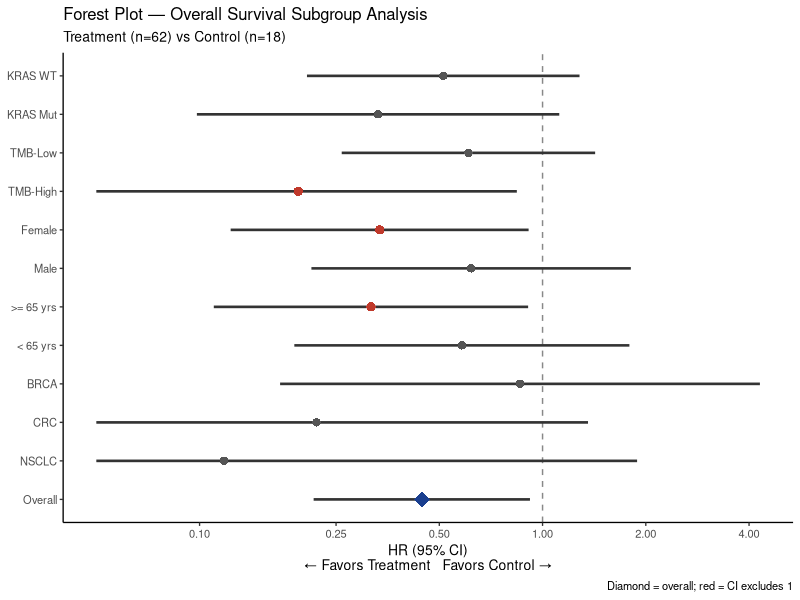

Write the R code that produced this figure.
library(ggplot2); library(dplyr); library(survival)

set.seed(4)
n <- 80
adsl <- data.frame(
  USUBJID   = paste0("PT",sprintf("%03d",1:n)),
  ARM       = c(rep("TREATMENT",62), rep("CONTROL",18)),
  TUMORTYPE = sample(c("NSCLC","CRC","BRCA","HCC","PDAC"), n, TRUE),
  AGEGR1    = sample(c("<65",">=65"), n, TRUE),
  SEX       = sample(c("M","F"), n, TRUE),
  TMBHIGH   = sample(c("Y","N"), n, TRUE, prob=c(.4,.6)),
  KRASMUT   = sample(c("Y","N"), n, TRUE, prob=c(.35,.65)),
  TP53MUT   = sample(c("Y","N"), n, TRUE, prob=c(.55,.45))
)
adtte <- adsl %>% mutate(
  AVAL  = rexp(n, rate=ifelse(ARM=="TREATMENT",1/18,1/12)),
  CNSR  = sample(c(0,1),n,TRUE,prob=c(.7,.3)),
  EVENT = 1-CNSR,
  TRT   = as.integer(ARM=="TREATMENT")
)

cox_hr <- function(df) {
  nt <- sum(df$ARM=="TREATMENT"); nc <- sum(df$ARM=="CONTROL")
  if(nt<2 | nc<2) return(list(hr=NA,lo=NA,hi=NA,nt=nt,nc=nc))
  fit <- tryCatch(coxph(Surv(AVAL,EVENT)~TRT,data=df),error=function(e)NULL)
  if(is.null(fit)) return(list(hr=NA,lo=NA,hi=NA,nt=nt,nc=nc))
  ci <- exp(confint(fit))
  list(hr=exp(coef(fit)), lo=ci[1], hi=ci[2], nt=nt, nc=nc)
}

rows <- list(
  list(l="Overall",    d=adtte,                                ov=TRUE),
  list(l="NSCLC",      d=adtte%>%filter(TUMORTYPE=="NSCLC"),   ov=FALSE),
  list(l="CRC",        d=adtte%>%filter(TUMORTYPE=="CRC"),     ov=FALSE),
  list(l="BRCA",       d=adtte%>%filter(TUMORTYPE=="BRCA"),    ov=FALSE),
  list(l="< 65 yrs",   d=adtte%>%filter(AGEGR1=="<65"),        ov=FALSE),
  list(l=">= 65 yrs",  d=adtte%>%filter(AGEGR1==">=65"),       ov=FALSE),
  list(l="Male",       d=adtte%>%filter(SEX=="M"),             ov=FALSE),
  list(l="Female",     d=adtte%>%filter(SEX=="F"),             ov=FALSE),
  list(l="TMB-High",   d=adtte%>%filter(TMBHIGH=="Y"),         ov=FALSE),
  list(l="TMB-Low",    d=adtte%>%filter(TMBHIGH=="N"),         ov=FALSE),
  list(l="KRAS Mut",   d=adtte%>%filter(KRASMUT=="Y"),         ov=FALSE),
  list(l="KRAS WT",    d=adtte%>%filter(KRASMUT=="N"),         ov=FALSE)
)

fdf <- do.call(rbind, lapply(seq_along(rows), function(i) {
  r <- cox_hr(rows[[i]]$d)
  data.frame(y=i, label=rows[[i]]$l, hr=r$hr, lo=r$lo, hi=r$hi,
             overall=rows[[i]]$ov,
             sig=!is.na(r$hr) & !is.na(r$hi) & r$hi<1)
}))

p <- ggplot(fdf, aes(y=reorder(label,y))) +
  geom_vline(xintercept=1, linetype="dashed", color="#888888") +
  geom_errorbarh(data=fdf%>%filter(!is.na(hr)),
                 aes(xmin=pmax(lo,.05,na.rm=TRUE), xmax=pmin(hi,10,na.rm=TRUE), height=0),
                 linewidth=0.9, color="#333333") +
  geom_point(data=fdf%>%filter(!overall,!sig,!is.na(hr)), aes(x=hr),
             shape=16, size=2.5, color="#555555") +
  geom_point(data=fdf%>%filter(!overall,sig,!is.na(hr)),  aes(x=hr),
             shape=16, size=2.8, color="#c0392b") +
  geom_point(data=fdf%>%filter(overall,!is.na(hr)),       aes(x=hr),
             shape=18, size=5,   color="#1a3f8f") +
  scale_x_log10(breaks=c(.1,.25,.5,1,2,4),
                name="HR (95% CI)\n← Favors Treatment   Favors Control →") +
  theme_classic(base_size=10) +
  theme(axis.title.y=element_blank()) +
  labs(title="Forest Plot — Overall Survival Subgroup Analysis",
       subtitle="Treatment (n=62) vs Control (n=18)",
       caption="Diamond = overall; red = CI excludes 1")

ggsave("plots/04_forest.png", p, width=13, height=9, dpi=180, bg="white")
cat("04 done\n")
